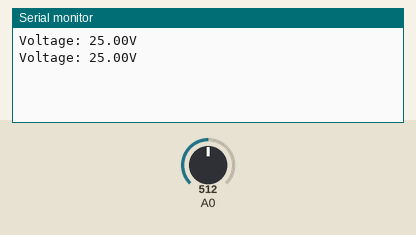
Simulated run of this sketch. Board: Arduino Uno, built with avr-gcc and run on an emulated ATmega328P. On the bench: the last lines printed to the serial monitor. Inputs (shaded band) come from the test bench; at power-on: A0 = 512.

Above: at 1.8 s.
1.9 s: A0 set to 716
At 2.8 s:
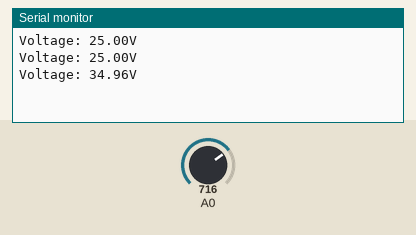
3.4 s: A0 set to 900
At 4.7 s:
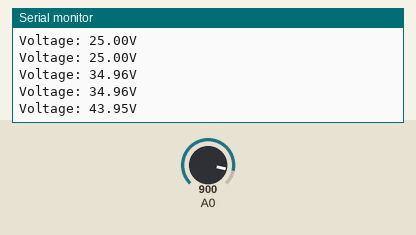
Timing chart, 0 to 6.4 s (numbered marks = the images above; inputs shaded):
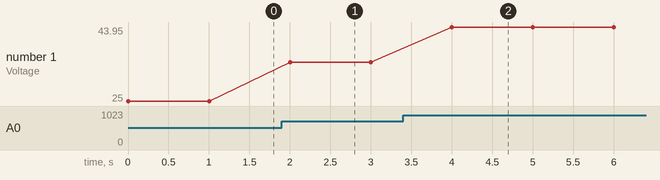

The sketch:

dcvoltage.ino
```cpp
void setup () {
    // initialize serial communication:
    Serial.begin (9600);
}

void loop () {
    // read the input on analog pin 0:
    int Value = analogRead (A0);
    // Convert the analog reading to a voltage:
    float voltage = Value*(5.0/1024.0)*10;
    // print out the values:
    Serial.print ("Voltage: ");
    Serial.print (voltage);
    Serial.println ("V");
    delay (1000);
}
```

Measured:
- after the input at 1.9 s, the serial monitor: prints a new line after 0.10 s (image 1)
- after the input at 3.4 s, the serial monitor: prints a new line after 0.60 s (image 2)
- plotted number 1: 25 → 34.96 after the input at 1.9 s, 34.96 → 43.95 after the input at 3.4 s
